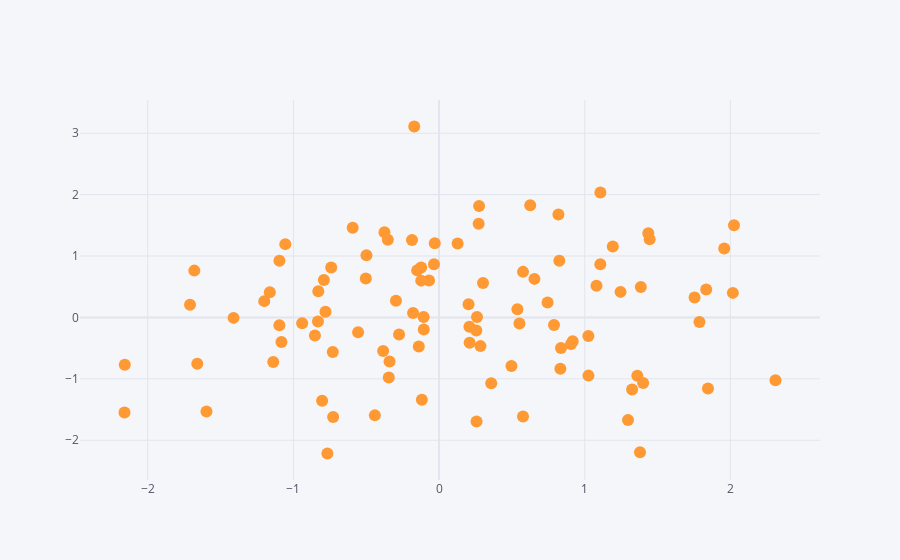

Notebook code for this chart:
### Code cell
## for scatter iplot
# by defualt plotly will makes lines connect
# so do mode='markers'
# can pass in size=20 for bigger points

df.iplot(kind='scatter',x='A',y='B',mode='markers')
